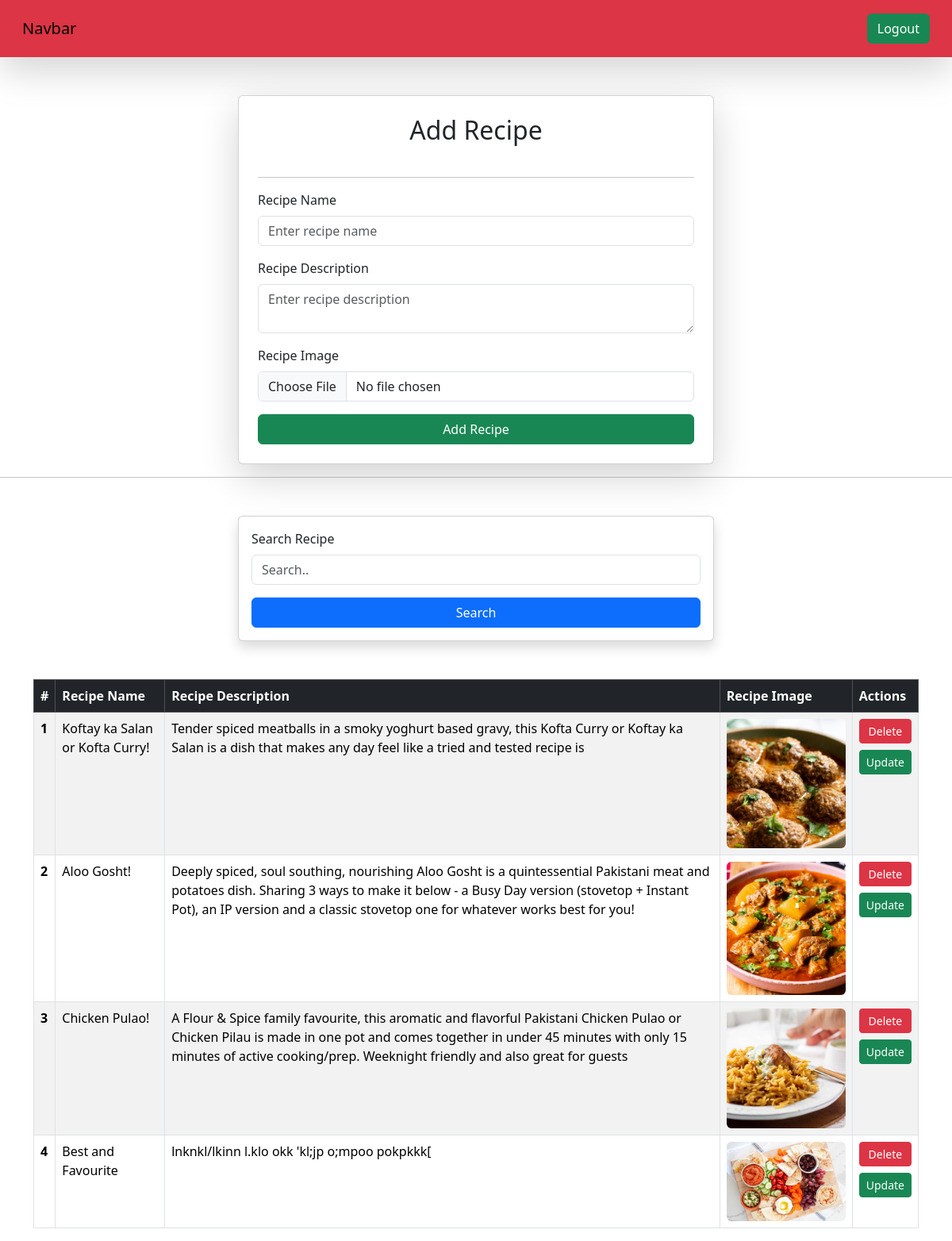
Screenshot of /Reciepe1/ (signed in) with the database file from the repository.
### Rapp/models.py (models this page shows)
class Reciepe(models.Model):
    user = models.ForeignKey(User, on_delete=models.SET_NULL, null=True, blank=True)
    Reciepe_name = models.CharField(max_length=100)
    Reciepe_description = models.TextField()
    Reciepe_image = models.ImageField(upload_to='reciepe')

### Rapp/views.py (the view, shortened to what this page needs)
# urls.py: path('Reciepe1/', Reciepe1,name='Reciepe1' ),
@login_required(login_url='/login/')
def Reciepe1(request):
    queryset = Reciepe.objects.all()
    if request.GET.get('search'):
        queryset = queryset.filter(Reciepe_name__icontains = request.GET.get('search'))
    context = {'Reciepe1': queryset}
    return render(request, 'reciepe.html', context)

### Rapp/templates/reciepe.html (shortened to what this page needs)
<!DOCTYPE html>
<html lang="en">
<head>
    <link href="https://cdn.jsdelivr.net/npm/bootstrap@5.3.1/dist/css/bootstrap.min.css" rel="stylesheet">
</head>
<body>
    <nav class="navbar bg-danger p-3 dark shadow-lg">
        <div class="container-fluid">
          <a class="navbar-brand">Navbar</a>
          <form class="d-flex" role="search">
            {% if request.user.is_authenticated %}
            <a href="/logout/" class="btn btn-success" type="submit">Logout</a>
            {% else %}
            <a href="/login/" class="btn btn-success" type="submit">Login</a>
            {% endif %}
          </form>
        </div>
      </nav>
    <div class="container mt-5" >
        <form class="mx-auto card p-4 shadow-lg" style="max-width: 600px;" action="#" method="post" enctype="multipart/form-data">
            <h2 class="text-center mb-4">Add Recipe</h2>
            <hr>
            <div class="mb-3">
                <label for="recipe-name" class="form-label">Recipe Name</label>
                <input type="text" required name="Reciepe_name" class="form-control" placeholder="Enter recipe name">
            </div>
            <div class="mb-3">
                <label for="recipe-description" class="form-label">Recipe Description</label>
                <textarea id="recipe-description" class="form-control" required name="Reciepe_description" placeholder="Enter recipe description"></textarea>
            </div>
            <div class="mb-3">
                <label for="recipe-image" class="form-label">Recipe Image</label>
                <input type="file" id="recipe-image" name="Reciepe_image" class="form-control">
            </div>
            <button type="submit" class="btn btn-success w-100">Add Recipe</button>
        </form>
    </div>
    <hr>
    <div class="container mt-5">
        <div class="card p-3 shadow mx-auto" style="max-width: 600px;">
            <form action="">
                <div class="mb-3">
                    <label for="search-recipe" class="form-label">Search Recipe</label>
                    <input type="text" name="search" id="search-recipe" class="form-control" placeholder="Search..">
                </div>
                <button type="submit" class="btn btn-primary w-100">Search</button>
            </form>
        </div>
    </div>
    <div class="container mt-5">
        <div class="table-responsive">
            <table class="table table-striped table-bordered">
                <thead class="table-dark">
                    <tr>
                        <th scope="col">#</th>
                        <th scope="col">Recipe Name</th>
                        <th scope="col">Recipe Description</th>
                        <th scope="col">Recipe Image</th>
                        <th scope="col">Actions</th>
                    </tr>
                </thead>
                <tbody>
                    {% for Reciepe in Reciepe1 %}
                    <tr>
                        <th scope="row">{{ forloop.counter }}</th>
                        <td>{{ Reciepe.Reciepe_name }}</td>
                        <td>{{ Reciepe.Reciepe_description }}</td>
                        <td>
                            <img src="/media/{{ Reciepe.Reciepe_image }}" class="img-fluid rounded" style="max-width: 150px;">
                        </td>
                        <td>
                            <div class="d-flex flex-column">
                                <a href="/deleterp/{{ Reciepe.id }}/" class="btn btn-danger btn-sm mb-2">Delete</a>
                                <a href="/updaterp/{{ Reciepe.id }}/" class="btn btn-success btn-sm">Update</a>
                            </div>
                        </td>
                    </tr>
                    {% endfor %}
                </tbody>
            </table>
        </div>
    </div>
</body>
</html>

### rows the page displays
Reciepe: Reciepe_name "Koftay ka Salan or Kofta Curry!", Reciepe_description "Tender spiced meatballs in a smoky yoghurt based gravy, this Kofta Curry or Koftay ka Salan is a dish that makes any day feel like a tried and tested recipe is", Reciepe_image (picture)
Reciepe: Reciepe_name "Aloo Gosht!", Reciepe_description "Deeply spiced, soul southing, nourishing Aloo Gosht is a quintessential Pakistani meat and potatoes dish. Sharing 3 ways to make it below - a Busy Day version (stovetop + Instant Pot), an IP version and a classic stovetop one for whatever works best for you!", Reciepe_image (picture)
Reciepe: Reciepe_name "Chicken Pulao!", Reciepe_description "A Flour & Spice family favourite, this aromatic and flavorful Pakistani Chicken Pulao or Chicken Pilau is made in one pot and comes together in under 45 minutes with only 15 minutes of active cooking/prep. Weeknight friendly and also great for guests", Reciepe_image (picture)
Reciepe: Reciepe_name "Best and Favourite", Reciepe_description "lnknkl/lkinn l.klo okk 'kl;jp o;mpoo pokpkkk[", Reciepe_image (picture)
